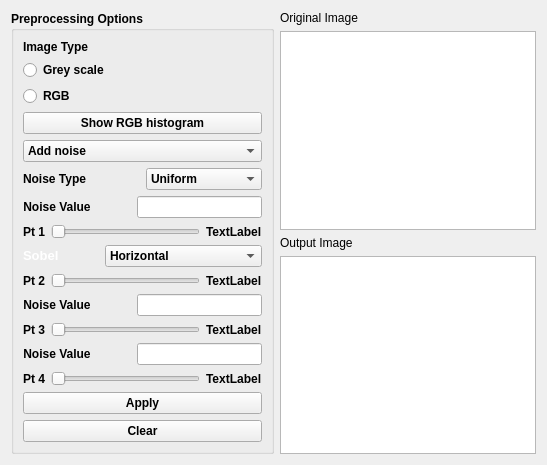
      <widget class="QWidget" name="filters">
       <attribute name="title">
        <string>Filters</string>
       </attribute>
       <layout class="QGridLayout" name="gridLayout_3">
        <item row="0" column="1">
         <layout class="QVBoxLayout" name="verticalLayout">
          <item>
           <widget class="QLabel" name="label">
            <property name="text">
             <string>Original Image</string>
            </property>
           </widget>
          </item>
          <item>
           <widget class="QGraphicsView" name="graphicsView">
            <property name="styleSheet">
             <string notr="true"/>
            </property>
           </widget>
          </item>
          <item>
           <widget class="QLabel" name="label_2">
            <property name="text">
             <string>Output Image</string>
            </property>
           </widget>
          </item>
          <item>
           <widget class="QGraphicsView" name="graphicsView_2"/>
          </item>
         </layout>
        </item>
        <item row="0" column="0">
         <widget class="QGroupBox" name="groupBox">
          <property name="font">
           <font>
            <weight>75</weight>
            <bold>true</bold>
           </font>
          </property>
          <property name="styleSheet">
           <string notr="true"/>
          </property>
          <property name="title">
           <string>Preprocessing Options</string>
          </property>
          <layout class="QGridLayout" name="gridLayout_2">
           <item row="8" column="0">
            <layout class="QHBoxLayout" name="horizontalLayout_7">
             <item>
              <widget class="QLabel" name="label_12">
               <property name="sizePolicy">
                <sizepolicy hsizetype="Fixed" vsizetype="Fixed">
                 <horstretch>0</horstretch>
                 <verstretch>0</verstretch>
                </sizepolicy>
               </property>
               <property name="styleSheet">
                <string notr="true">color: white; /* Set text color to white */
 font-size: 10pt; /* Set font size to 10 points */
font-weight: bold;</string>
               </property>
               <property name="text">
                <string>Sobel</string>
               </property>
              </widget>
             </item>
             <item>
              <spacer name="horizontalSpacer_7">
               <property name="orientation">
                <enum>Qt::Horizontal</enum>
               </property>
               <property name="sizeType">
                <enum>QSizePolicy::Fixed</enum>
               </property>
               <property name="sizeHint" stdset="0">
                <size>
                 <width>40</width>
                 <height>20</height>
                </size>
               </property>
              </spacer>
             </item>
             <item>
              <widget class="QComboBox" name="comboBox">
               <property name="styleSheet">
                <string notr="true"/>
               </property>
               <item>
                <property name="text">
                 <string>Horizontal</string>
                </property>
               </item>
               <item>
                <property name="text">
                 <string>Vertical</string>
                </property>
               </item>
               <item>
                <property name="text">
                 <string>Both</string>
                </property>
               </item>
              </widget>
             </item>
            </layout>
           </item>
           <item row="12" column="0">
            <layout class="QHBoxLayout" name="horizontalLayout_3">
             <item>
              <widget class="QLabel" name="label_6">
               <property name="text">
                <string>Noise Value</string>
               </property>
               <property name="alignment">
                <set>Qt::AlignCenter</set>
               </property>
              </widget>
             </item>
             <item>
              <spacer name="horizontalSpacer_3">
               <property name="orientation">
                <enum>Qt::Horizontal</enum>
               </property>
               <property name="sizeHint" stdset="0">
                <size>
                 <width>40</width>
                 <height>20</height>
                </size>
               </property>
              </spacer>
             </item>
             <item>
              <widget class="QLineEdit" name="lineEdit_3">
               <property name="styleSheet">
                <string notr="true"/>
               </property>
              </widget>
             </item>
            </layout>
           </item>
           <item row="11" column="0">
            <layout class="QHBoxLayout" name="horizontalLayout_15">
             <item>
              <widget class="QLabel" name="label_22">
               <property name="text">
                <string>Pt 3</string>
               </property>
              </widget>
             </item>
             <item>
              <widget class="QSlider" name="horizontalSlider_3">
               <property name="orientation">
                <enum>Qt::Horizontal</enum>
               </property>
              </widget>
             </item>
             <item>
              <widget class="QLabel" name="label_39">
               <property name="text">
                <string>TextLabel</string>
               </property>
              </widget>
             </item>
            </layout>
           </item>
           <item row="6" column="0">
            <layout class="QHBoxLayout" name="horizontalLayout">
             <item>
              <widget class="QLabel" name="label_4">
               <property name="text">
                <string>Noise Value</string>
               </property>
               <property name="alignment">
                <set>Qt::AlignCenter</set>
               </property>
              </widget>
             </item>
             <item>
              <spacer name="horizontalSpacer">
               <property name="orientation">
                <enum>Qt::Horizontal</enum>
               </property>
               <property name="sizeHint" stdset="0">
                <size>
                 <width>40</width>
                 <height>20</height>
                </size>
               </property>
              </spacer>
             </item>
             <item>
              <widget class="QLineEdit" name="lineEdit">
               <property name="styleSheet">
                <string notr="true"/>
               </property>
              </widget>
             </item>
            </layout>
           </item>
           <item row="14" column="0">
            <widget class="QPushButton" name="pushButton">
             <property name="styleSheet">
              <string notr="true"/>
             </property>
             <property name="text">
              <string>Apply</string>
             </property>
            </widget>
           </item>
           <item row="7" column="0">
            <layout class="QHBoxLayout" name="horizontalLayout_8">
             <item>
              <widget class="QLabel" name="label_13">
               <property name="text">
                <string>Pt 1</string>
               </property>
              </widget>
             </item>
             <item>
              <widget class="QSlider" name="horizontalSlider">
               <property name="orientation">
                <enum>Qt::Horizontal</enum>
               </property>
              </widget>
             </item>
             <item>
              <widget class="QLabel" name="label_37">
               <property name="text">
                <string>TextLabel</string>
               </property>
              </widget>
             </item>
            </layout>
           </item>
           <item row="9" column="0">
            <layout class="QHBoxLayout" name="horizontalLayout_14">
             <item>
              <widget class="QLabel" name="label_21">
               <property name="text">
                <string>Pt 2</string>
               </property>
              </widget>
             </item>
             <item>
              <widget class="QSlider" name="horizontalSlider_2">
               <property name="orientation">
                <enum>Qt::Horizontal</enum>
               </property>
              </widget>
             </item>
             <item>
              <widget class="QLabel" name="label_38">
               <property name="text">
                <string>TextLabel</string>
               </property>
              </widget>
             </item>
            </layout>
           </item>
           <item row="4" column="0">
            <widget class="QComboBox" name="filters_combo">
             <property name="enabled">
              <bool>true</bool>
             </property>
             <property name="styleSheet">
              <string notr="true"/>
             </property>
             <item>
              <property name="text">
               <string>Add noise</string>
              </property>
             </item>
             <item>
              <property name="text">
               <string>Smoothing</string>
              </property>
             </item>
             <item>
              <property name="text">
               <string>Edge detection</string>
              </property>
             </item>
             <item>
              <property name="text">
               <string>Thresholding</string>
              </property>
             </item>
             <item>
              <property name="text">
               <string>Equalization</string>
              </property>
             </item>
             <item>
              <property name="text">
               <string>Normalization</string>
              </property>
             </item>
             <item>
              <property name="text">
               <string>Low Pass Filter</string>
              </property>
             </item>
             <item>
              <property name="text">
               <string>High Pass Filter</string>
              </property>
             </item>
            </widget>
           </item>
           <item row="5" column="0">
            <layout class="QHBoxLayout" name="horizontalLayout_4">
             <item>
              <widget class="QLabel" name="label_3">
               <property name="text">
                <string>Noise Type</string>
               </property>
              </widget>
             </item>
             <item>
              <widget class="QComboBox" name="comboBox_2">
               <property name="styleSheet">
                <string notr="true"/>
               </property>
               <item>
                <property name="text">
                 <string>Uniform</string>
                </property>
               </item>
               <item>
                <property name="text">
                 <string>Gaussian</string>
                </property>
               </item>
               <item>
                <property name="text">
                 <string>Salt &amp; Pepper</string>
                </property>
               </item>
              </widget>
             </item>
            </layout>
           </item>
           <item row="15" column="0">
            <widget class="QPushButton" name="pushButton_4">
             <property name="styleSheet">
              <string notr="true"/>
             </property>
             <property name="text">
              <string>Clear</string>
             </property>
            </widget>
           </item>
           <item row="1" column="0">
            <widget class="QRadioButton" name="radioButton_2">
             <property name="sizePolicy">
              <sizepolicy hsizetype="Fixed" vsizetype="Fixed">
               <horstretch>0</horstretch>
               <verstretch>0</verstretch>
              </sizepolicy>
             </property>
             <property name="text">
              <string>Grey scale</string>
             </property>
            </widget>
           </item>
           <item row="2" column="0">
            <widget class="QRadioButton" name="radioButton">
             <property name="sizePolicy">
              <sizepolicy hsizetype="Fixed" vsizetype="Fixed">
               <horstretch>0</horstretch>
               <verstretch>0</verstretch>
              </sizepolicy>
             </property>
             <property name="text">
              <string>RGB</string>
             </property>
            </widget>
           </item>
           <item row="10" column="0">
            <layout class="QHBoxLayout" name="horizontalLayout_2">
             <item>
              <widget class="QLabel" name="label_5">
               <property name="text">
                <string>Noise Value</string>
               </property>
               <property name="alignment">
                <set>Qt::AlignCenter</set>
               </property>
              </widget>
             </item>
             <item>
              <spacer name="horizontalSpacer_2">
               <property name="orientation">
                <enum>Qt::Horizontal</enum>
               </property>
               <property name="sizeHint" stdset="0">
                <size>
                 <width>40</width>
                 <height>20</height>
                </size>
               </property>
              </spacer>
             </item>
             <item>
              <widget class="QLineEdit" name="lineEdit_2">
               <property name="styleSheet">
                <string notr="true"/>
               </property>
              </widget>
             </item>
            </layout>
           </item>
           <item row="13" column="0">
            <layout class="QHBoxLayout" name="horizontalLayout_16">
             <item>
              <widget class="QLabel" name="label_23">
               <property name="text">
                <string>Pt 4</string>
               </property>
              </widget>
             </item>
             <item>
              <widget class="QSlider" name="horizontalSlider_4">
               <property name="orientation">
                <enum>Qt::Horizontal</enum>
               </property>
              </widget>
             </item>
             <item>
              <widget class="QLabel" name="label_40">
               <property name="text">
                <string>TextLabel</string>
               </property>
              </widget>
             </item>
            </layout>
           </item>
           <item row="0" column="0">
            <widget class="QLabel" name="label_16">
             <property name="sizePolicy">
              <sizepolicy hsizetype="Fixed" vsizetype="Fixed">
               <horstretch>0</horstretch>
               <verstretch>0</verstretch>
              </sizepolicy>
             </property>
             <property name="text">
              <string>Image Type</string>
             </property>
            </widget>
           </item>
           <item row="3" column="0">
            <widget class="QPushButton" name="pushButton_5">
             <property name="text">
              <string>Show RGB histogram</string>
             </property>
            </widget>
           </item>
          </layout>
         </widget>
        </item>
       </layout>
      </widget>
